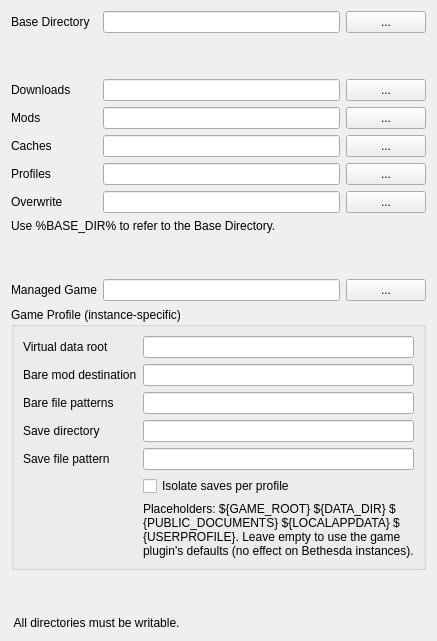
     <widget class="QWidget" name="pathsTab">
      <attribute name="title">
       <string>Paths</string>
      </attribute>
      <layout class="QVBoxLayout" name="verticalLayout_10">
       <item>
        <layout class="QGridLayout" name="gridLayout_2">
         <item row="6" column="2">
          <widget class="QPushButton" name="browseOverwriteDirBtn">
           <property name="text">
            <string>...</string>
           </property>
          </widget>
         </item>
         <item row="3" column="2">
          <widget class="QPushButton" name="browseModDirBtn">
           <property name="text">
            <string notr="true">...</string>
           </property>
          </widget>
         </item>
         <item row="6" column="1">
          <widget class="QLineEdit" name="overwriteDirEdit"/>
         </item>
         <item row="0" column="2">
          <widget class="QPushButton" name="browseBaseDirBtn">
           <property name="text">
            <string>...</string>
           </property>
          </widget>
         </item>
         <item row="0" column="1">
          <widget class="QLineEdit" name="baseDirEdit"/>
         </item>
         <item row="4" column="0">
          <widget class="QLabel" name="label_9">
           <property name="text">
            <string>Caches</string>
           </property>
          </widget>
         </item>
         <item row="6" column="0">
          <widget class="QLabel" name="label_24">
           <property name="text">
            <string>Overwrite</string>
           </property>
          </widget>
         </item>
         <item row="2" column="1">
          <widget class="QLineEdit" name="downloadDirEdit">
           <property name="toolTip">
            <string>Directory where downloads are stored.</string>
           </property>
           <property name="whatsThis">
            <string>Directory where downloads are stored.</string>
           </property>
          </widget>
         </item>
         <item row="4" column="1">
          <widget class="QLineEdit" name="cacheDirEdit"/>
         </item>
         <item row="4" column="2">
          <widget class="QPushButton" name="browseCacheDirBtn">
           <property name="text">
            <string notr="true">...</string>
           </property>
          </widget>
         </item>
         <item row="2" column="0">
          <widget class="QLabel" name="label_7">
           <property name="text">
            <string>Downloads</string>
           </property>
          </widget>
         </item>
         <item row="1" column="1">
          <spacer name="verticalSpacer_8">
           <property name="orientation">
            <enum>Qt::Vertical</enum>
           </property>
           <property name="sizeHint" stdset="0">
            <size>
             <width>20</width>
             <height>40</height>
            </size>
           </property>
          </spacer>
         </item>
         <item row="5" column="0">
          <widget class="QLabel" name="label_22">
           <property name="text">
            <string>Profiles</string>
           </property>
          </widget>
         </item>
         <item row="2" column="2">
          <widget class="QPushButton" name="browseDownloadDirBtn">
           <property name="sizePolicy">
            <sizepolicy hsizetype="Fixed" vsizetype="Fixed">
             <horstretch>0</horstretch>
             <verstretch>0</verstretch>
            </sizepolicy>
           </property>
           <property name="text">
            <string notr="true">...</string>
           </property>
          </widget>
         </item>
         <item row="5" column="1">
          <widget class="QLineEdit" name="profilesDirEdit"/>
         </item>
         <item row="3" column="1">
          <widget class="QLineEdit" name="modDirEdit">
           <property name="toolTip">
            <string>Directory where mods are stored.</string>
           </property>
           <property name="whatsThis">
            <string>Directory where mods are stored. Please note that changing this will break all associations of profiles with mods that don't exist in the new location (with the same name).</string>
           </property>
          </widget>
         </item>
         <item row="5" column="2">
          <widget class="QPushButton" name="browseProfilesDirBtn">
           <property name="text">
            <string>...</string>
           </property>
          </widget>
         </item>
         <item row="11" column="1">
          <widget class="QLineEdit" name="managedGameDirEdit">
           <property name="acceptDrops">
            <bool>false</bool>
           </property>
           <property name="readOnly">
            <bool>true</bool>
           </property>
          </widget>
         </item>
         <item row="3" column="0">
          <widget class="QLabel" name="label_8">
           <property name="text">
            <string>Mods</string>
           </property>
          </widget>
         </item>
         <item row="10" column="1">
          <spacer name="verticalSpacer_7">
           <property name="orientation">
            <enum>Qt::Vertical</enum>
           </property>
           <property name="sizeHint" stdset="0">
            <size>
             <width>20</width>
             <height>40</height>
            </size>
           </property>
          </spacer>
         </item>
         <item row="11" column="0">
          <widget class="QLabel" name="label_29">
           <property name="text">
            <string>Managed Game</string>
           </property>
          </widget>
         </item>
         <item row="0" column="0">
          <widget class="QLabel" name="label_25">
           <property name="text">
            <string>Base Directory</string>
           </property>
          </widget>
         </item>
         <item row="9" column="0" colspan="3">
          <widget class="QLabel" name="label_26">
           <property name="text">
            <string>Use %BASE_DIR% to refer to the Base Directory.</string>
           </property>
          </widget>
         </item>
         <item row="11" column="2">
          <widget class="QPushButton" name="browseGameDirBtn">
           <property name="text">
            <string>...</string>
           </property>
          </widget>
         </item>
        </layout>
       </item>
       <item>
        <widget class="QGroupBox" name="gameProfileGroup">
         <property name="title">
          <string>Game Profile (instance-specific)</string>
         </property>
         <layout class="QFormLayout" name="gameProfileForm">
          <item row="0" column="0">
           <widget class="QLabel" name="gpDataRootLabel">
            <property name="text">
             <string>Virtual data root</string>
            </property>
           </widget>
          </item>
          <item row="0" column="1">
           <widget class="QLineEdit" name="gpDataRootEdit"/>
          </item>
          <item row="1" column="0">
           <widget class="QLabel" name="gpBareDestLabel">
            <property name="text">
             <string>Bare mod destination</string>
            </property>
           </widget>
          </item>
          <item row="1" column="1">
           <widget class="QLineEdit" name="gpBareDestEdit"/>
          </item>
          <item row="2" column="0">
           <widget class="QLabel" name="gpBarePatternsLabel">
            <property name="text">
             <string>Bare file patterns</string>
            </property>
           </widget>
          </item>
          <item row="2" column="1">
           <widget class="QLineEdit" name="gpBarePatternsEdit"/>
          </item>
          <item row="3" column="0">
           <widget class="QLabel" name="gpSaveDirLabel">
            <property name="text">
             <string>Save directory</string>
            </property>
           </widget>
          </item>
          <item row="3" column="1">
           <widget class="QLineEdit" name="gpSaveDirEdit"/>
          </item>
          <item row="4" column="0">
           <widget class="QLabel" name="gpSavePatternLabel">
            <property name="text">
             <string>Save file pattern</string>
            </property>
           </widget>
          </item>
          <item row="4" column="1">
           <widget class="QLineEdit" name="gpSavePatternEdit"/>
          </item>
          <item row="5" column="1">
           <widget class="QCheckBox" name="gpSavePerProfileBox">
            <property name="text">
             <string>Isolate saves per profile</string>
            </property>
           </widget>
          </item>
          <item row="6" column="1">
           <widget class="QLabel" name="gpHelpLabel">
            <property name="text">
             <string>Placeholders: ${GAME_ROOT} ${DATA_DIR} ${PUBLIC_DOCUMENTS} ${LOCALAPPDATA} ${USERPROFILE}. Leave empty to use the game plugin's defaults (no effect on Bethesda instances).</string>
            </property>
            <property name="wordWrap">
             <bool>true</bool>
            </property>
           </widget>
          </item>
         </layout>
        </widget>
       </item>
       <item>
        <spacer name="verticalSpacer_6">
         <property name="orientation">
          <enum>Qt::Vertical</enum>
         </property>
         <property name="sizeHint" stdset="0">
          <size>
           <width>20</width>
           <height>40</height>
          </size>
         </property>
        </spacer>
       </item>
       <item>
        <widget class="QLabel" name="label_23">
         <property name="text">
          <string> All directories must be writable.</string>
         </property>
        </widget>
       </item>
      </layout>
     </widget>
